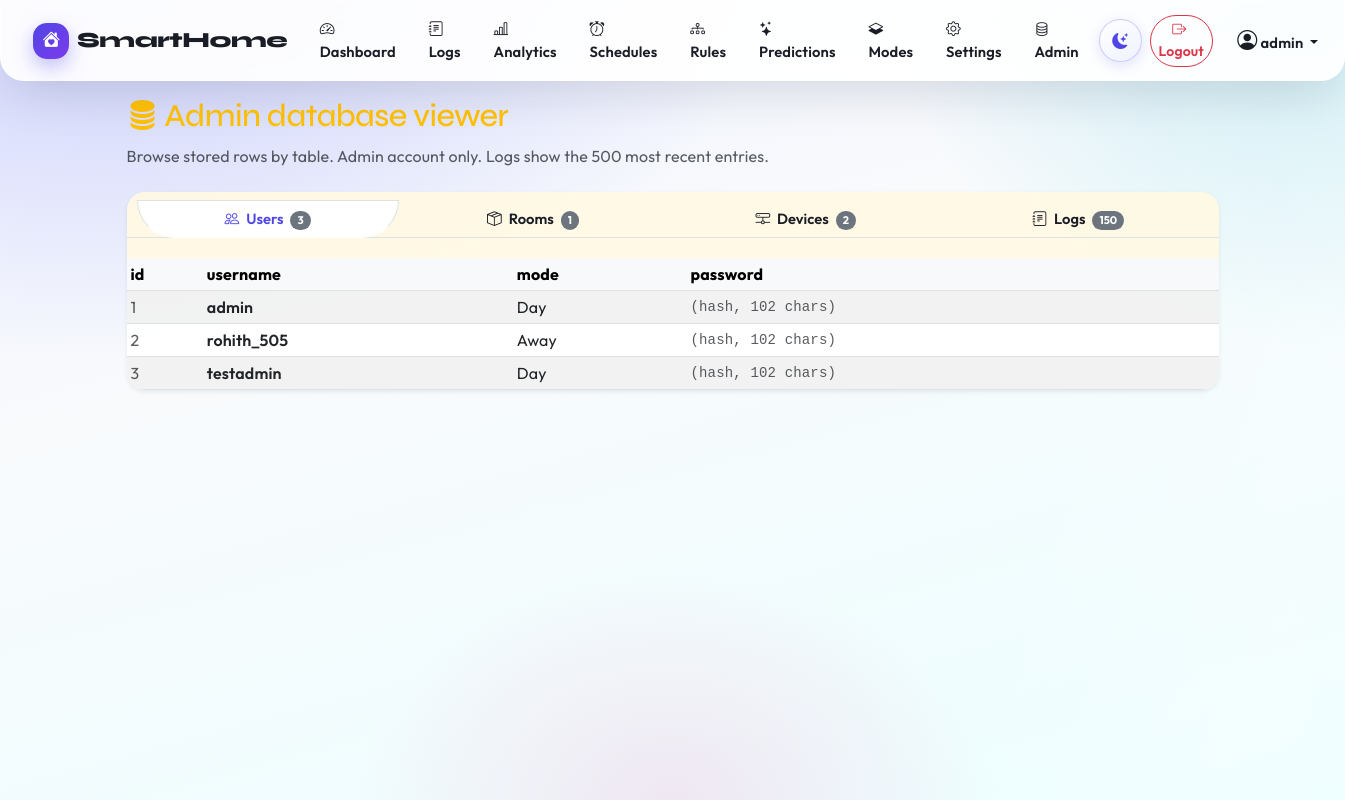
/admin_db (signed in), run on the app's committed database.
### app.py (models this page shows)
class User(UserMixin, db.Model):
    id = db.Column(db.Integer, primary_key=True)
    username = db.Column(db.String(150), unique=True, nullable=False)
    password = db.Column(db.String(150), nullable=False)
    mode = db.Column(db.String(50), default='Day')  # legacy column; UI profile Day/Night/Away removed
    energy_cost_per_kwh = db.Column(db.Float, nullable=True)

### app.py (the view)
@app.route('/admin_db')
@login_required
def admin_db():
    if current_user.username != 'admin':
        flash('Access denied. Admins only.', 'danger')
        return redirect(url_for('dashboard'))
    users = User.query.order_by(User.id).all()
    rooms = Room.query.order_by(Room.id).all()
    devices = Device.query.options(joinedload(Device.room)).order_by(Device.id).all()
    logs = Log.query.order_by(Log.timestamp.desc()).limit(500).all()
    return render_template(
        'admin_db.html',
        users=users,
        rooms=rooms,
        devices=devices,
        logs=logs,
    )

### app.py (called while the page is built, shortened)
@app.before_request
def _bootstrap_energy_history_once():
    if request.endpoint == 'static' or not request.endpoint:
        return
    if app.config.get('_ENERGY_HISTORY_BOOTSTRAP'):
        return

@login_manager.user_loader
def load_user(user_id):
    return db.session.get(User, int(user_id))

def start_schedule_background_runner():
    def loop():
        while True:
            time.sleep(30)
            try:
                with app.app_context():
                    tick_schedules()
                    tick_automation_rules()
            except Exception:
                app.logger.exception('Schedule runner tick failed')
    global _schedule_thread_started
    with _schedule_lock:
        if _schedule_thread_started:
            return
        _schedule_thread_started = True
    t = threading.Thread(target=loop, name='schedule-runner', daemon=True)
    t.start()

@app.before_request
def _start_schedule_runner_once():
    if request.endpoint == 'static':
        return
    start_schedule_background_runner()

### templates/admin_db.html (shortened to what this page needs)
{% extends "base.html" %}
{% block content %}
<div class="row mb-4 magic-reveal" style="--magic-delay:0.03s">
    <div class="col-12">
        <h2 class="text-warning"><i class="bi bi-database-fill"></i> Admin database viewer</h2>
        <p class="text-muted mb-0">Browse stored rows by table. Admin account only. Logs show the 500 most recent entries.</p>
    </div>
</div>
<div class="card custom-card border-0 shadow-sm overflow-hidden magic-reveal" style="--magic-delay:0.1s">
    <div class="card-header bg-warning bg-opacity-10 border-0 px-0 pt-0">
        <ul class="nav nav-tabs nav-fill px-2 pt-2 flex-nowrap flex-md-wrap" id="adminDbTabs" role="tablist">
            <li class="nav-item" role="presentation">
                <button class="nav-link active fw-semibold" id="tab-users" data-bs-toggle="tab" data-bs-target="#pane-users" type="button" role="tab" aria-controls="pane-users" aria-selected="true">
                    <i class="bi bi-people me-1"></i> Users <span class="badge rounded-pill bg-secondary ms-1">{{ users|length }}</span>
                </button>
            </li>
            <li class="nav-item" role="presentation">
                <button class="nav-link fw-semibold" id="tab-rooms" data-bs-toggle="tab" data-bs-target="#pane-rooms" type="button" role="tab" aria-controls="pane-rooms" aria-selected="false">
                    <i class="bi bi-box-seam me-1"></i> Rooms <span class="badge rounded-pill bg-secondary ms-1">{{ rooms|length }}</span>
                </button>
            </li>
            <li class="nav-item" role="presentation">
                <button class="nav-link fw-semibold" id="tab-devices" data-bs-toggle="tab" data-bs-target="#pane-devices" type="button" role="tab" aria-controls="pane-devices" aria-selected="false">
                    <i class="bi bi-hdd-network me-1"></i> Devices <span class="badge rounded-pill bg-secondary ms-1">{{ devices|length }}</span>
                </button>
            </li>
            <li class="nav-item" role="presentation">
                <button class="nav-link fw-semibold" id="tab-logs" data-bs-toggle="tab" data-bs-target="#pane-logs" type="button" role="tab" aria-controls="pane-logs" aria-selected="false">
                    <i class="bi bi-journal-text me-1"></i> Logs <span class="badge rounded-pill bg-secondary ms-1">{{ logs|length }}</span>
                </button>
            </li>
        </ul>
    </div>
    <div class="tab-content card-body p-0" id="adminDbTabContent">
        <div class="tab-pane fade show active" id="pane-users" role="tabpanel" aria-labelledby="tab-users" tabindex="0">
            <div class="table-responsive" style="max-height: 70vh;">
                <table class="table table-sm table-striped table-hover align-middle mb-0">
                    <thead class="table-light sticky-top">
                        <tr>
                            <th scope="col">id</th>
                            <th scope="col">username</th>
                            <th scope="col">mode</th>
                            <th scope="col">password</th>
                        </tr>
                    </thead>
                    <tbody>
                        {% for u in users %}
                        <tr>
                            <td class="text-muted text-nowrap">{{ u.id }}</td>
                            <td class="fw-semibold">{{ u.username }}</td>
                            <td>{{ u.mode }}</td>
                            <td class="small text-muted font-monospace">(hash, {{ (u.password or '')|length }} chars)</td>
                        </tr>
                        {% else %}
                        <tr><td colspan="4" class="text-center text-muted py-4">No users.</td></tr>
                        {% endfor %}
                    </tbody>
                </table>
            </div>
        </div>
    </div>
</div>
{% endblock %}

### templates/base.html (shortened to what this page needs)
<!DOCTYPE html>
<html lang="en" data-theme="light">
<head>
    <link href="https://cdn.jsdelivr.net/npm/bootstrap@5.3.0/dist/css/bootstrap.min.css" rel="stylesheet">
    <link rel="stylesheet" href="https://cdn.jsdelivr.net/npm/bootstrap-icons@1.10.5/font/bootstrap-icons.css">
    <link rel="stylesheet" href="{{ url_for('static', filename='css/style.css') }}">
    <link rel="stylesheet" href="{{ url_for('static', filename='css/hero-magic.css') }}">
</head>
<body class="app-body">
    <div class="app-bg-mesh" aria-hidden="true"></div>
    <div class="app-bg-aurora" aria-hidden="true"></div>
    {% if current_user.is_authenticated %}
    <nav class="navbar navbar-expand-lg custom-navbar sticky-top app-navbar">
        <div class="container-fluid">
            <a class="navbar-brand app-brand" href="{{ url_for('dashboard') }}">
                <span class="app-brand__mark"><i class="bi bi-house-heart-fill"></i></span> SmartHome
            </a>
            <div class="collapse navbar-collapse" id="navbarNav">
                <ul class="navbar-nav ms-auto align-items-lg-center">
                    <li class="nav-item">
                        <a class="nav-link {% if request.endpoint == 'dashboard' %}active{% endif %}" href="{{ url_for('dashboard') }}"><i class="bi bi-speedometer2"></i> Dashboard</a>
                    </li>
                    {% if current_user.username == 'admin' %}
                    <li class="nav-item">
                        <a class="nav-link {% if request.endpoint == 'view_logs' %}active{% endif %}" href="{{ url_for('view_logs') }}"><i class="bi bi-journal-text"></i> Logs</a>
                    </li>
                    {% endif %}
                    <li class="nav-item">
                        <a class="nav-link {% if request.endpoint == 'analytics' %}active{% endif %}" href="{{ url_for('analytics') }}"><i class="bi bi-bar-chart-line"></i> Analytics</a>
                    </li>
                    <li class="nav-item">
                        <a class="nav-link {% if request.endpoint == 'schedules' %}active{% endif %}" href="{{ url_for('schedules') }}"><i class="bi bi-alarm"></i> Schedules</a>
                    </li>
                    <li class="nav-item">
                        <a class="nav-link {% if request.endpoint == 'automation_rules' %}active{% endif %}" href="{{ url_for('automation_rules') }}"><i class="bi bi-diagram-3"></i> Rules</a>
                    </li>
                    <li class="nav-item">
                        <a class="nav-link {% if request.endpoint == 'predictions' %}active{% endif %}" href="{{ url_for('predictions') }}"><i class="bi bi-stars"></i> Predictions</a>
                    </li>
                    <li class="nav-item">
                        <a class="nav-link {% if request.endpoint in ('saved_modes', 'edit_saved_mode') %}active{% endif %}" href="{{ url_for('saved_modes') }}"><i class="bi bi-layers-half"></i> Modes</a>
                    </li>
                    <li class="nav-item">
                        <a class="nav-link {% if request.endpoint == 'settings' %}active{% endif %}" href="{{ url_for('settings') }}"><i class="bi bi-gear"></i> Settings</a>
                    </li>
                    {% if current_user.username == 'admin' %}
                    <li class="nav-item">
                        <a class="nav-link text-warning" href="{{ url_for('admin_db') }}"><i class="bi bi-database"></i> Admin</a>
                    </li>
                    {% endif %}
                    <li class="nav-item d-flex align-items-center ms-lg-1">
                        <button type="button" class="btn btn-theme-toggle" id="themeToggleNav" title="Toggle light / dark theme" aria-label="Toggle theme">
                            <i class="bi bi-moon-stars-fill" aria-hidden="true"></i>
                        </button>
                    </li>
                    <li class="nav-item d-flex align-items-center ms-lg-2">
                        <a class="btn btn-outline-danger btn-sm" href="{{ url_for('logout') }}" title="Log out">
                            <i class="bi bi-box-arrow-right me-1"></i> Logout
                        </a>
                    </li>
                    <li class="nav-item ms-lg-2 dropdown">
                        <a class="nav-link dropdown-toggle profile-link" href="#" role="button" data-bs-toggle="dropdown" aria-expanded="false">
                            <i class="bi bi-person-circle fs-5"></i> {{ current_user.username }}
                        </a>
                    </li>
                </ul>
            </div>
        </div>
    </nav>
    {% endif %}
    {% if current_user.is_authenticated %}
    <div id="globalToastStack" class="position-fixed p-2 d-flex flex-column gap-2 align-items-end" style="top:4.75rem;right:0.5rem;z-index:1150;max-width:min(380px,calc(100vw - 1rem));"></div>
    {% endif %}
    <div class="{% if request.endpoint == 'login' or request.endpoint == 'register' %}container-fluid p-0{% else %}container-xl app-shell mt-3 mb-5 px-3 px-md-4{% endif %}">
        {% block content %}{% endblock %}
    </div>
</body>
</html>

### static/css/style.css (style rules this page uses)
:root { --bg-color: #f0f4fb; --text-color: #1a1d26; --text-muted: #5c6370; --card-bg: rgba(255, 255, 255, 0.92); --card-bg-solid: #ffffff; --primary-color: #4f46e5; --secondary-color: #7c3aed; --accent: #06b6d4; --success-color: #10b981; --danger-color: #e11d48; --border-radius: 18px; --radius-sm: 12px; --shadow: 0 4px 24px rgba(15, 23, 42, 0.06); --shadow-lg: 0 20px 50px -12px rgba(15, 23, 42, 0.15); --shadow-glow: 0 0 0 1px rgba(99, 102, 241, 0.12), 0 12px 40px rgba(79, 70, 229, 0.12); --font-sans: 'Outfit', system-ui, -apple-system, sans-serif; --font-display: 'Syne', var(--font-sans); --ease-out-expo: cubic-bezier(0.16, 1, 0.3, 1); }
html { scroll-behavior: smooth; }
body.app-body { position: relative; min-height: 100vh; background-color: transparent; color: var(--text-color); font-family: var(--font-sans); font-weight: 400; letter-spacing: 0.01em; -webkit-font-smoothing: antialiased; transition: color 0.45s var(--ease-out-expo), background-color 0.45s var(--ease-out-expo); }
.app-bg-mesh { position: fixed; inset: 0; z-index: -2; background: radial-gradient(1200px 800px at 10% -10%, rgba(99, 102, 241, 0.28), transparent 55%), radial-gradient(900px 700px at 100% 0%, rgba(6, 182, 212, 0.2), transparent 50%), radial-gradient(700px 500px at 50% 100%, rgba(236, 72, 153, 0.12), transparent 45%), linear-gradient(165deg, #eef2ff 0%, #f8fafc 38%, #ecfeff 100%); pointer-events: none !important; }
.app-bg-aurora { position: fixed; inset: 0; z-index: -1; opacity: 0.55; background: linear-gradient(105deg, transparent 40%, rgba(255, 255, 255, 0.45) 50%, transparent 60%); background-size: 200% 100%; animation: auroraDrift 18s ease-in-out infinite; pointer-events: none !important; }
.app-shell { position: relative; z-index: 1; animation: shellIn 0.7s var(--ease-out-expo) both; }
h1, h2, h3, .h1, .h2, .h3, .h4, .display-6, .navbar-brand, .add-dev-title { font-family: var(--font-display); letter-spacing: -0.02em; }
.app-navbar.custom-navbar { background: var(--card-bg) !important; backdrop-filter: blur(16px) saturate(1.35); -webkit-backdrop-filter: blur(16px) saturate(1.35); border: 1px solid rgba(255, 255, 255, 0.55); box-shadow: var(--shadow-lg); padding: 0.65rem 1.25rem; border-radius: 0 0 24px 24px; margin-bottom: 0; }
.app-brand { font-weight: 800; font-size: 1.35rem; color: var(--text-color) !important; display: inline-flex; align-items: center; gap: 0.5rem; }
.app-brand__mark { display: inline-flex; align-items: center; justify-content: center; width: 2.25rem; height: 2.25rem; border-radius: 14px; background: linear-gradient(135deg, var(--primary-color), var(--secondary-color)); color: #fff !important; font-size: 1.1rem; box-shadow: 0 8px 20px rgba(79, 70, 229, 0.35); }
.navbar-brand { font-weight: 800; font-size: 1.35rem; color: var(--text-color) !important; }
.nav-link { font-weight: 600; font-size: 0.92rem; color: var(--text-color) !important; transition: color 0.3s ease, background 0.3s ease, transform 0.25s ease; margin: 0 2px; border-radius: 999px; padding: 0.45rem 0.9rem !important; }
.nav-link.active { color: var(--primary-color) !important; background: rgba(79, 70, 229, 0.12); }
.btn-theme-toggle { width: 2.65rem; height: 2.65rem; padding: 0; display: inline-flex; align-items: center; justify-content: center; border-radius: 50%; border: 1px solid rgba(79, 70, 229, 0.25); background: linear-gradient(145deg, rgba(255, 255, 255, 0.9), rgba(238, 242, 255, 0.95)); color: var(--primary-color); box-shadow: 0 4px 14px rgba(79, 70, 229, 0.15); transition: transform 0.35s var(--ease-out-expo), box-shadow 0.35s ease, border-color 0.25s ease; }
.custom-card { background: var(--card-bg); backdrop-filter: blur(12px) saturate(1.2); -webkit-backdrop-filter: blur(12px) saturate(1.2); border: 1px solid rgba(0, 0, 0, 0.08); border-radius: var(--border-radius); box-shadow: var(--shadow); transition: transform 0.45s var(--ease-out-expo), box-shadow 0.45s ease, border-color 0.3s ease; overflow: hidden; }
.card-header { background-color: transparent; border-bottom: 1px solid rgba(0,0,0,0.05); padding: 20px; font-weight: 600; }
.table { --bs-table-bg: transparent; }
.btn-outline-primary, .btn-outline-secondary, .btn-outline-danger { border-radius: 999px; font-weight: 600; }
[data-sr] { opacity: 0; transition: opacity .7s cubic-bezier(0.16,1,0.3,1), transform .7s cubic-bezier(0.16,1,0.3,1), filter .6s ease; }
[data-sr="fade-up"] { transform: translateY(38px); }

### data on the page
User: username "admin", id "1", mode "Day", password "102"
User: id "2", username "rohith_505", mode "Away", password "102"
User: id "3", username "testadmin", mode "Day", password "102"

### other printed values
{{ users|length }} "3"
{{ rooms|length }} "1"
{{ devices|length }} "2"
{{ logs|length }} "150"
